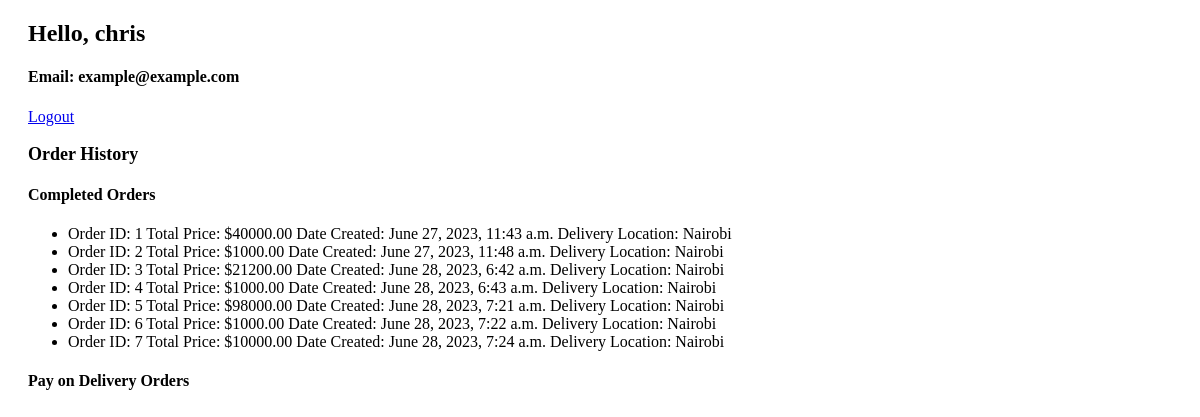
The app's page /profile (signed in), older data.
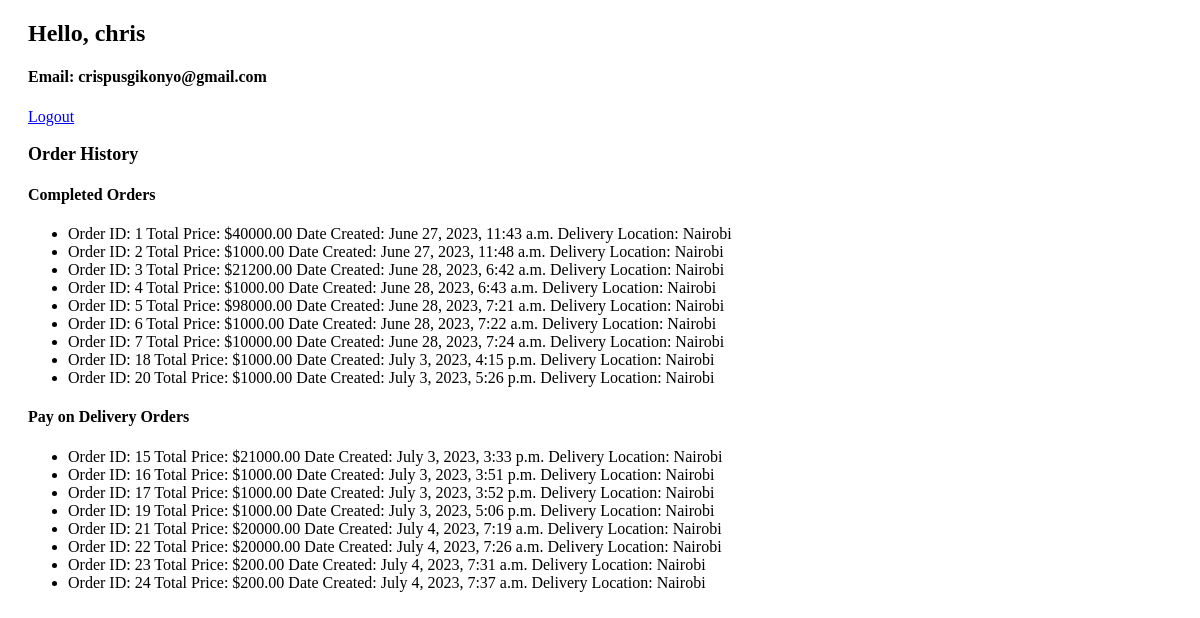
The same page, newer data.
### store/models.py (models this page shows, shortened)
class UserProfile(models.Model):
    user = models.OneToOneField(User, on_delete=models.CASCADE)
    phone_number = models.CharField(max_length=20)
    email = models.EmailField(default='example@example.com')
    profile_picture = models.ImageField(upload_to='profile_pictures', blank=True, null=True)
    updated = models.DateTimeField(auto_now=True)
    created = models.DateTimeField(auto_now_add=True)

class Order(models.Model):
    PAYMENT_CHOICES = (
        ('online', 'Online Payment'),
        ('delivery', 'Pay on Delivery'),
    )
    user = models.ForeignKey(User, on_delete=models.CASCADE)
    total_price = models.DecimalField(max_digits=8, decimal_places=2)
    created_at = models.DateTimeField(auto_now_add=True)
    products = models.ManyToManyField(Product)
    payment_method = models.CharField(max_length=20, choices=PAYMENT_CHOICES, default='online')
    delivery_location = models.CharField(max_length=50)

### store/views.py (the view)
# urls.py: path('profile',profile, name = 'profile'),
@login_required(login_url='store:login')
def profile(request):
    user = request.user
    try:
        profile = UserProfile.objects.get(user=user)
    except UserProfile.DoesNotExist:
        profile = None
    completed_orders = Order.objects.filter(user=user, payment_method='online')
    pay_on_delivery_orders = Order.objects.filter(user=user, payment_method='delivery')
    context = {
        'user': user,
        'profile': profile,
        'completed_orders':completed_orders,
        'pay_on_delivery_orders':pay_on_delivery_orders
    }
    return render(request, 'profile.html', context)

### templates/profile.html (shortened to what this page needs)
{% extends 'base.html' %}
{% load static %}
{% block content %}
<link rel="stylesheet" href="{% static 'styles/profile_style.css' %}">
<div class="profile-container">
    <div class="profile-header">
        <h2 class="profile-name">Hello, {{ profile.user }}</h2>
        <h4 class="profile-email">Email: {{ profile.email }}</h4>
        <a href="{% url 'store:logout' %}" class="logout-button">Logout</a>
    </div>
    <div class="profile-orders">
        <h3 class="section-heading">Order History</h3>
        <div class="order-card">
            <h4 class="card-title">Completed Orders</h4>
            <ul class="order-list">
                {% for order in completed_orders %}
                <li class="order-item">
                    <div class="order-info">
                        <span class="order-id">Order ID: {{ order.id }}</span>
                        <span class="order-price">Total Price: ${{ order.total_price }}</span>
                        <span class="order-date">Date Created: {{ order.created_at }}</span>
                        <span class="order-location">Delivery Location: {{ order.delivery_location }}</span>
                    </div>
                </li>
                {% endfor %}
            </ul>
        </div>
        <div class="order-card">
            <h4 class="card-title">Pay on Delivery Orders</h4>
            <ul class="order-list">
                {% for order in pay_on_delivery_orders %}
                <li class="order-item">
                    <div class="order-info">
                        <span class="order-id">Order ID: {{ order.id }}</span>
                        <span class="order-price">Total Price: ${{ order.total_price }}</span>
                        <span class="order-date">Date Created: {{ order.created_at }}</span>
                        <span class="order-location">Delivery Location: {{ order.delivery_location }}</span>
                    </div>
                </li>
                {% endfor %}
            </ul>
        </div>
    </div>
</div>
{% endblock %}

Row changes from the older to the newer data that the page shows:
changed UserProfile "chris": email "example@example.com" → "crispusgikonyo@gmail.com"
added Order: id "18", total_price "1000.00", created_at "July 3, 2023, 4:15 p.m.", delivery_location "Nairobi", shown under "Completed Orders"
added Order: id "20", total_price "1000.00", created_at "July 3, 2023, 5:26 p.m.", delivery_location "Nairobi", shown under "Completed Orders"
added Order: id "15", total_price "21000.00", created_at "July 3, 2023, 3:33 p.m.", delivery_location "Nairobi", shown under "Pay on Delivery Orders"
added Order: id "16", total_price "1000.00", created_at "July 3, 2023, 3:51 p.m.", delivery_location "Nairobi", shown under "Pay on Delivery Orders"
added Order: id "17", total_price "1000.00", created_at "July 3, 2023, 3:52 p.m.", delivery_location "Nairobi", shown under "Pay on Delivery Orders"
added Order: id "19", total_price "1000.00", created_at "July 3, 2023, 5:06 p.m.", delivery_location "Nairobi", shown under "Pay on Delivery Orders"
added Order: id "21", total_price "20000.00", created_at "July 4, 2023, 7:19 a.m.", delivery_location "Nairobi", shown under "Pay on Delivery Orders"
added Order: id "22", total_price "20000.00", created_at "July 4, 2023, 7:26 a.m.", delivery_location "Nairobi", shown under "Pay on Delivery Orders"
added Order: id "23", total_price "200.00", created_at "July 4, 2023, 7:31 a.m.", delivery_location "Nairobi", shown under "Pay on Delivery Orders"
added Order: id "24", total_price "200.00", created_at "July 4, 2023, 7:37 a.m.", delivery_location "Nairobi", shown under "Pay on Delivery Orders"
